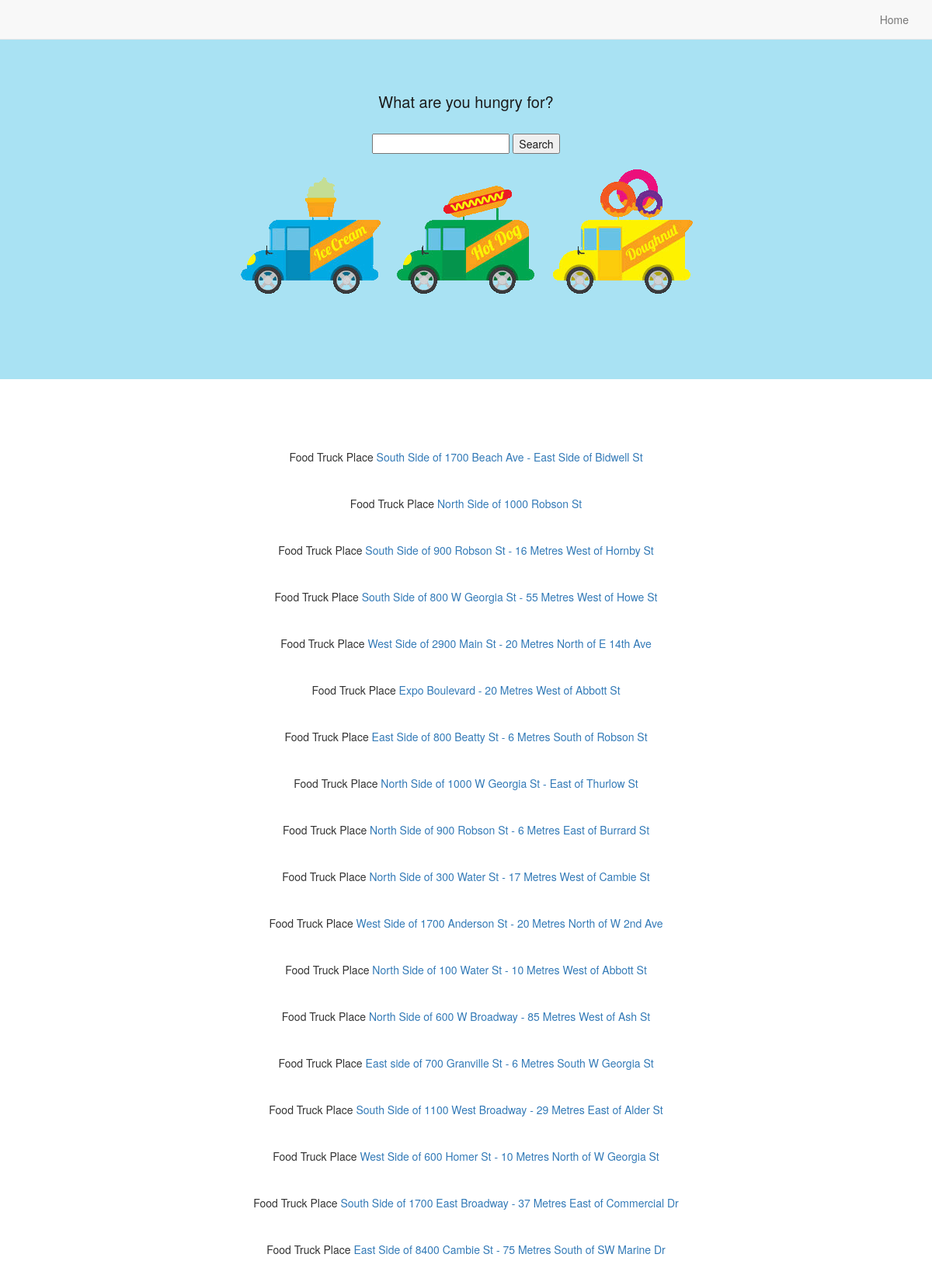
The app's page /GrubHunt/list_vendors/ (upper part) with its own data.
### GrubHunt/models.py (models this page shows, shortened)
class FoodVendor(models.Model):
	key = models.CharField(max_length=128, unique=True)
	latitude = models.DecimalField(max_digits=18, decimal_places=15, null=True)
	longitude = models.DecimalField(max_digits=18, decimal_places=15, null=True)
	vendorType = models.CharField(max_length=128)
	open = models.BooleanField(default=False)
	businessName = models.CharField(max_length=128, null=True)
	address = models.CharField(max_length=128)
	description = models.CharField(max_length=128)
	slug = models.SlugField(unique=True)
	userprofile = models.ManyToManyField(UserProfile)

### GrubHunt/views.py (the view)
def list_vendors(request):
    if 'q' in request.GET and request.GET['q']:
        q = request.GET['q']
        vendor_list = FoodVendor.objects.filter(description__contains=q)
    else:
        vendor_list = FoodVendor.objects.order_by('businessName')
    context_dict = {'vendor_list':vendor_list}
    return render(request, 'GrubHunt/list_vendors.html', context_dict)

### templates/GrubHunt/list_vendors.html (shortened to what this page needs)
<!DOCTYPE html>
{% load staticfiles %}
<html>
  <head>
    <link rel="stylesheet" href="http://maxcdn.bootstrapcdn.com/bootstrap/3.3.5/css/bootstrap.min.css">
    <link rel="stylesheet" type="text/css" href="{% static "css/main.css" %}">
  </head>
<body>
 <nav class="navbar navbar-default navbar-fixed-top">
  <div class="container">
    <div class="collapse navbar-collapse" id="myNavbar">
      <ul class="nav navbar-nav navbar-right">
         {% if user.is_authenticated %}
         <li><a href="/GrubHunt">Home</a></li>
         <li><a href="/GrubHunt/profile/{{ user.userprofile.slug }}">Profile</a></li>
         <li><a href="/GrubHunt/vendors/">Map of Vendors</a></li>
         <li><a href="/GrubHunt/list_vendors/">List of Vendors</a></li>
         <li><a href="/GrubHunt/logout/">Logout</a><br /></li>
         {% else %}
         <li><a href="/GrubHunt">Home</a></li>
        {% endif %}
      </ul>
    </div>
  </div>
</nav>
 <div class="jumbotron text-center">
<div id="wrapper">
<h2>What are you hungry for?</h2><br>
<form class="aligncenter" action="/GrubHunt/list_vendors/" method="get">
        <input type="text" name="q">
        <input type="submit" value="Search">
    </form>
    <img src="/static/images/listofvendors.gif">
</div>
</div>
<div id="list">
<center>
      {% if vendor_list %}
      		<p>
      		{% for v in vendor_list %}
      			<br/><br/><br/>
     			<span class="alignleft">
			      {% if not v.businessName %}
      				Food Truck Place
      			  {% else %}
      				{{v.businessName}}
      			  {% endif %}
			 	</span>
			    <span class="alignright">
      				<a href="/GrubHunt/find_route/{{ v.slug }}">
     					{{v.address}}
       				</a>
       			</span>
        	{% endfor %}
        	</p>
      {% else %}
			<p> No matches found </p>
      {% endif %}
 </div>
</body>
</html>

### static/css/main.css (style rules this page uses)
html, body { height: 100%; margin: 0; padding: 0; }

### records on screen
FoodVendor: businessName "Food Truck Place", address "South Side of 1700 Beach Ave - East Side of Bidwell St"
FoodVendor: businessName "Food Truck Place", address "North Side of 1000 Robson St"
FoodVendor: businessName "Food Truck Place", address "South Side of 900 Robson St - 16 Metres West of Hornby St"
FoodVendor: businessName "Food Truck Place", address "South Side of 800 W Georgia St - 55 Metres West of Howe St"
FoodVendor: businessName "Food Truck Place", address "West Side of 2900 Main St - 20 Metres North of E 14th Ave"
FoodVendor: businessName "Food Truck Place", address "Expo Boulevard - 20 Metres West of Abbott St"
FoodVendor: businessName "Food Truck Place", address "East Side of 800 Beatty St - 6 Metres South of Robson St"
FoodVendor: businessName "Food Truck Place", address "North Side of 1000 W Georgia St - East of Thurlow St"
FoodVendor: businessName "Food Truck Place", address "North Side of 900 Robson St - 6 Metres East of Burrard St"
FoodVendor: businessName "Food Truck Place", address "North Side of 300 Water St - 17 Metres West of Cambie St"
FoodVendor: businessName "Food Truck Place", address "West Side of 1700 Anderson St - 20 Metres North of W 2nd Ave"
FoodVendor: businessName "Food Truck Place", address "North Side of 100 Water St - 10 Metres West of Abbott St"
FoodVendor: businessName "Food Truck Place", address "North Side of 600 W Broadway - 85 Metres West of Ash St"
FoodVendor: businessName "Food Truck Place", address "East side of 700 Granville St - 6 Metres South W Georgia St"
FoodVendor: businessName "Food Truck Place", address "South Side of 1100 West Broadway - 29 Metres East of Alder St"
FoodVendor: businessName "Food Truck Place", address "West Side of 600 Homer St - 10 Metres North of W Georgia St"
FoodVendor: businessName "Food Truck Place", address "South Side of 1700 East Broadway - 37 Metres East of Commercial Dr"
FoodVendor: businessName "Food Truck Place", address "East Side of 8400 Cambie St - 75 Metres South of SW Marine Dr"
